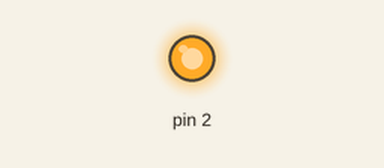
Bench run of a sketch on a simulated Arduino Uno, built with avr-gcc and run on an emulated ATmega328P. Shown: output pins drawn as LEDs (lit = HIGH).

Above: at 0.1 s.
Timing chart, 0 to 1.6 s (numbered marks = the images above):
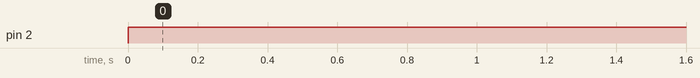

Measured:
- by itself, pin 2: LOW → HIGH at 0.00 s

The sketch:

_2pin.ino
```cpp
//VIDEO: https://goo.gl/photos/Jc7ifzqK4Z7scvCV9

void setup(){
//put your setup code here to run once
  pinMode(2,OUTPUT);
  //number indicates the pin
}

void loop(){
//runs infinitely
  digitalWrite(2,HIGH);
  //high means turn on
  delay(250);
  //inside delay, add time in miliseconds
  //delays STOP microcontroller, so eventually we will not use them
 // digitalWrite(2,LOW);
 // delay(1000);

}

//select Arduino/Genuino Uno
//select Port (Port 3?)
//click check mark to compile program
//click right arrow to upload program
//while uploading, TX & RX lights will go "crazy"
```
